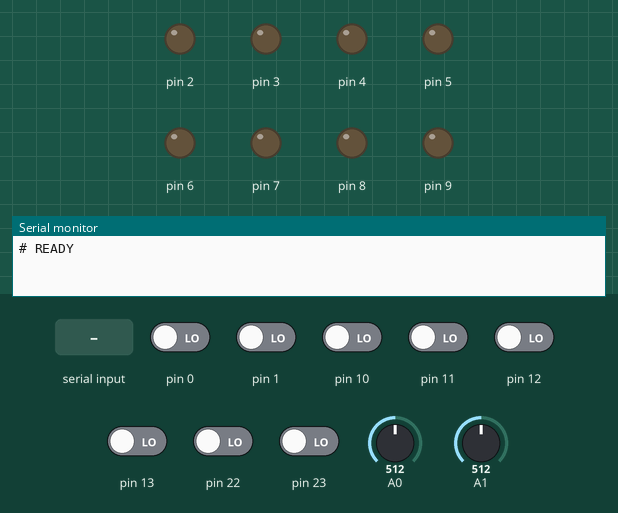
Bench run of a sketch on a simulated Arduino Uno, built with avr-gcc and run on an emulated ATmega328P. On the bench: output pins drawn as LEDs (lit = HIGH), the last lines printed to the serial monitor. Dashed ring = blinking. Inputs (shaded band) come from the test bench; at power-on: pin 0, pin 1, pin 10–13, pin 22, pin 23 LOW, A0 = 512, A1 = 512.

Above: at 2.2 s.
2.3 s: "a90\n" received over Serial
3.8 s: "m90\n" received over Serial
At 5.18 s:
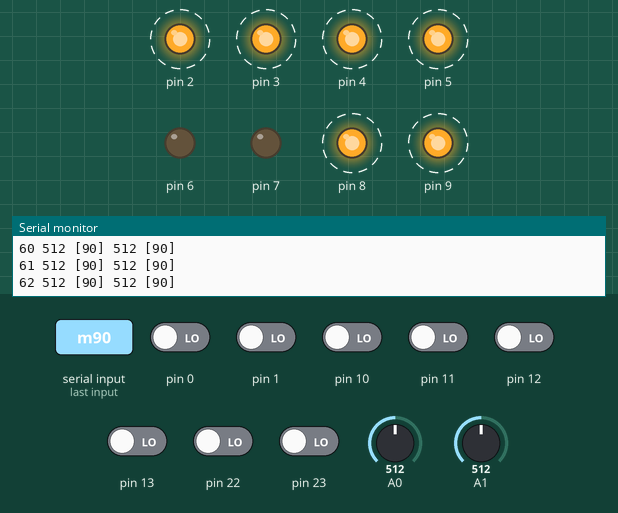
6.8 s: "m,45\n" received over Serial
At 7.3 s:
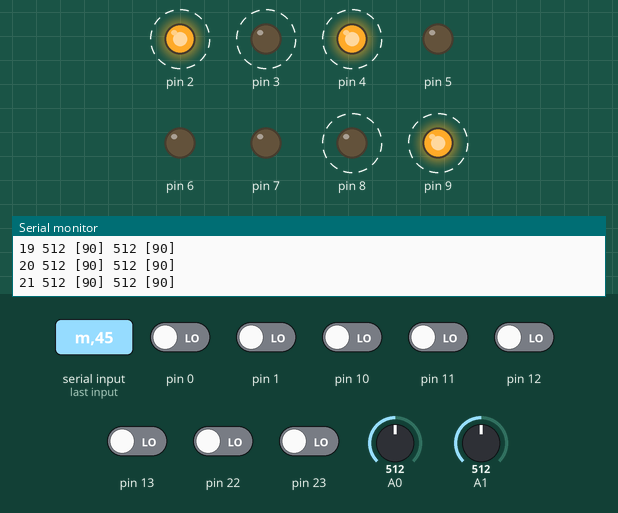
9.8 s: "v90\n" received over Serial
At 11.0 s:
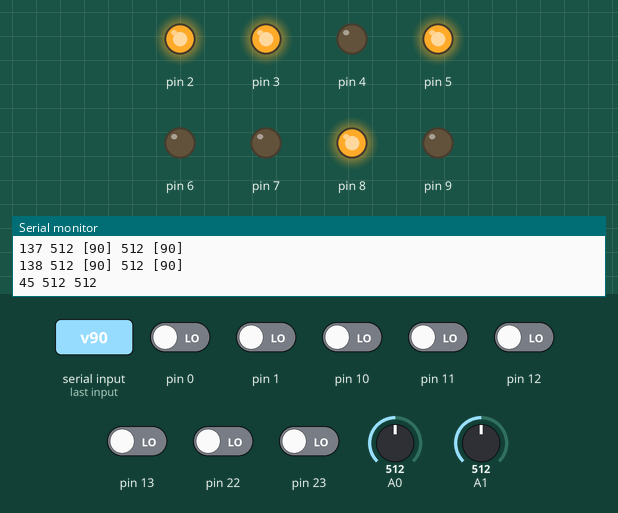
11.3 s: "v,45\n" received over Serial
At 12.5 s:
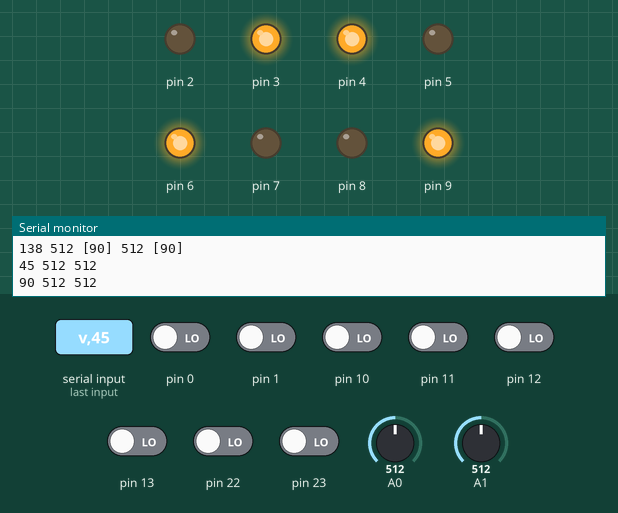
12.8 s: "m" received over Serial
At 13.87 s:
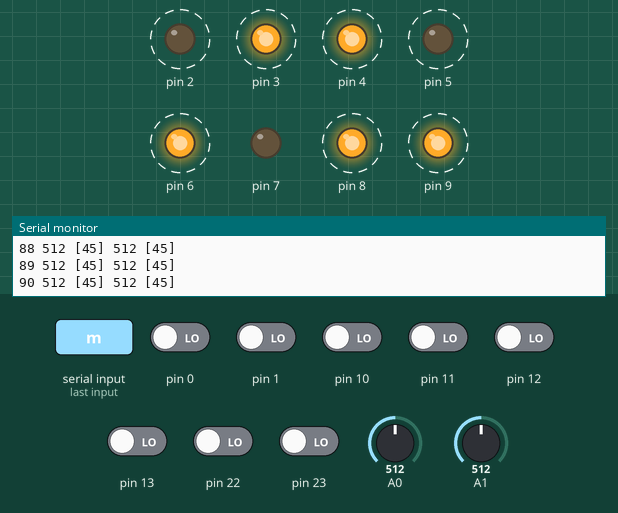
Timing chart, 0 to 16.8 s (numbered marks = the images above; inputs shaded):
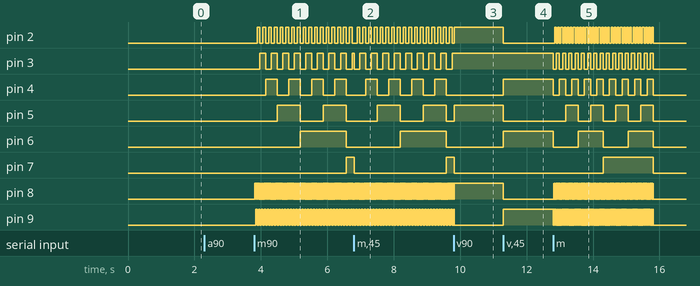

The sketch:

DiodePlotFirmware.ino
```cpp
/*
    DiodePlotFirmware.ino  -  Don Cross  -  2020-05-27

    https://github.com/cosinekitty/diodeplot

    Arduino Uno firmware for measuring current/voltage
    relationship for a diode.
*/

enum RunState
{
    WAITING,            // sitting idle, waiting for a command from the user
    MULTI_SAMPLING,     // measure and log device behavior at 256 different voltages
};


RunState state = WAITING;
int limit;
int accum;
int level;      // the value 0..255 for the output voltage we are trying to produce


void setup()
{
    PIND   &=  3;             // disable top 6 pullup resistors on D register
    DDRD   |= ~3;             // top 6 output pins on D register are outputs

    PINB   &=  ~3;            // disable bottom 2 pullup resistors on B register
    DDRB   |=   3;            // bottom 2 output pins on B register are outputs

    SetLevel(0);              // start with the lowest output voltage

    delay(500);
    Serial.begin(115200);     // overrides settings for PD0 (RX), PD1 (TX)
    delay(500);
    Serial.println("# READY");
}


void loop()
{
    switch (state)
    {
    case WAITING:
        break;      // do nothing

    case MULTI_SAMPLING:
        MultiSample();
        break;
    }

    ProcessSerialInput();
}


void SetLevel(int n)
{
    level = n & 0xff;
    PORTB = (PORTB & ~3) | (level & 3);     // set low 2 bits on B register
    PORTD = (PORTD & 3)  | (level & ~3);    // set high 6 bits on D register
}


void Sample()
{
    delay(1);      // Wait a little while for voltage to stabilize.

    int v1 = analogRead(0);     // op-amp output voltage
    int v2 = analogRead(1);     // voltage on diode's anode

    // Log the data.
    Serial.print(level);
    Serial.print(" ");
    Serial.print(v1);
    Serial.print(" ");
    Serial.print(v2);
    Serial.println();
}


void Halt()
{
    state = WAITING;
    SetLevel(0);   // turn off the output voltage
    Serial.println("# HALTED");
}


const int MAX_READING_SPREAD = 8;       // how far from the initial analog reading do we tolerate?
const int HISTOGRAM_BUFFER = (2 * MAX_READING_SPREAD) + 1;

class Histogram
{
private:
    int center;     // the first analog reading defines the "center" of the array at index tally[MAX_READING_SPREAD].
    unsigned tally[HISTOGRAM_BUFFER];

public:
    Histogram()
        : center(-1)        // indicates we have not ready any data yet
    {
        for (int i=0; i < HISTOGRAM_BUFFER; ++i)
            tally[i] = 0;
    }

    bool Add(int analog)
    {
        if (center < 0)
            center = analog;

        int index = (analog-center) + MAX_READING_SPREAD;
        if (index < 0 || index >= HISTOGRAM_BUFFER)
        {
            // The reading went outside our window.
            // If possible, adjust the window so we can continue the experiment.
            if (index == -1 && tally[HISTOGRAM_BUFFER-1] == 0)
            {
                // We can move everything right by one slot.
                --center;
                for (int i=HISTOGRAM_BUFFER-1; i > 0; --i)
                    tally[i] = tally[i-1];
                tally[0] = 1;   // include the new data point
                return true;
            }

            if (index == HISTOGRAM_BUFFER && tally[0] == 0)
            {
                // We can move everything left by one slot.
                ++center;
                for (int i=0; i < HISTOGRAM_BUFFER-1; ++i)
                    tally[i] = tally[i+1];
                tally[HISTOGRAM_BUFFER-1] = 1;  // include the new data point
                return true;
            }

            // We just can't salvage this data.
            return false;
        }

        ++tally[index];
        return true;
    }

    void Print() const
    {
        // Print the smallest possible central section of the tally array
        // without omitting any nonzero counts.
        int left = 0;
        int right = HISTOGRAM_BUFFER - 1;
        while (tally[left] == 0 && tally[right] == 0 && left < right)
        {
            ++left;
            --right;
        }

        // See if we can make the output even smaller by choosing a different center.
        // We must print an odd number of counts.
        // We have already removed as many outside pairs of zeroes as possible.
        // Now check to see if we can remove pairs of zeros both on the left,
        // or both on the right.

        int better_center = center;

        while (right-left >= 2 && tally[left] == 0 && tally[left+1] == 0)
        {
            left += 2;
            ++better_center;
        }

        while (right-left >= 2 && tally[right] == 0 && tally[right-1] == 0)
        {
            right -= 2;
            --better_center;
        }

        Serial.print(" ");
        Serial.print(better_center);
        Serial.print(" [");
        for (int index = left; index <= right; ++index)
        {
            if (index > left)
                Serial.print(" ");
            Serial.print(tally[index]);
        }
        Serial.print("]");
    }
};


void MultiSample()
{
    Histogram h1;   // histogram for v1 readings
    Histogram h2;   // histogram for v2 readings

    delay(1);

    // Take a series of measurements and tally the different measurements.
    for (int count=0; count < limit; ++count)
    {
        int v1 = analogRead(0);     // op-amp output voltage
        int v2 = analogRead(1);     // voltage on diode's anode

        if (!h1.Add(v1) || !h2.Add(v2))
        {
            // Reading was too erratic to fit inside the histogram.
            Serial.println("# FAIL: readings were too erratic");
            Halt();
            return;
        }
    }

    // Write the results to the serial monitor.
    Serial.print(level);
    h1.Print();
    h2.Print();
    Serial.println();

    // Continue cycling through all possible combination of 8 binary outputs:
    // 0 through 255, to produce 256 possible voltage levels.
    SetLevel(level + 1);
    if (level == 0)
    {
        // We have finished the multi-sample trial.
        Serial.println("# FINISHED");
        state = WAITING;
    }
}


bool IsValidAccumulator(int accum)
{
    if (accum <= 0 || accum > 10000)
    {
        Serial.println("# ERROR: Accumulator must be set to 1..10000.");
        return false;
    }
    return true;
}


void ProcessSerialInput()
{
    while (Serial.available() > 0)
    {
        char c = Serial.read();
        switch (c)
        {
        case 'a':       // print accumulator; can also use this to test the serial connection
            Serial.print("# accum = ");
            Serial.print(accum);
            Serial.println();
            break;

        case 'h':       // halt
            Halt();
            break;

        case 'm':       // multi-sample mode
            if (IsValidAccumulator(accum))
            {
                state = MULTI_SAMPLING;
                limit = accum;
                accum = 0;
                SetLevel(0);
            }
            break;

        case 'v':       // set voltage to accumulator and halt
            if (IsValidAccumulator(accum))
            {
                state = WAITING;
                SetLevel(accum);
                accum = 0;
                Sample();
            }
            break;

        default:
            // Append a decimal digit to the accumulator.
            // Does not check for integer overflow.
            if (c >= '0' && c <= '9')
                accum = (10 * accum) + (c - '0');
            break;
        }
    }
}
```

Measured:
- after the input at 3.8 s, pin 2: alternates HIGH for 0.09 s and LOW for 0.09 s, starting after 0.09 s; pin 3: alternates HIGH for 0.17 s and LOW for 0.17 s, starting after 0.17 s
- after the input at 6.8 s, pin 7: HIGH → LOW after 0.01 s instead of 2.6 s
- after the input at 9.8 s, pin 2, pin 8: goes on until 9.8 s, then stays HIGH; pin 3: stops changing and stays HIGH; pin 4: stops changing and stays LOW; pin 6: stays LOW (without the input it goes to HIGH after 1.2 s); pin 7: HIGH → LOW at once
- after the input at 11.3 s, pin 2, pin 5, pin 8: HIGH → LOW at once; pin 4, pin 6, pin 9: LOW → HIGH at once
- after the input at 12.8 s, pin 2: alternates HIGH for 0.05 s and LOW for 0.05 s, 64 changes in all, then stays LOW, starting after 0.05 s; pin 3: alternates HIGH for 0.09 s and LOW for 0.09 s, 33 changes in all, then stays LOW, starting at once
